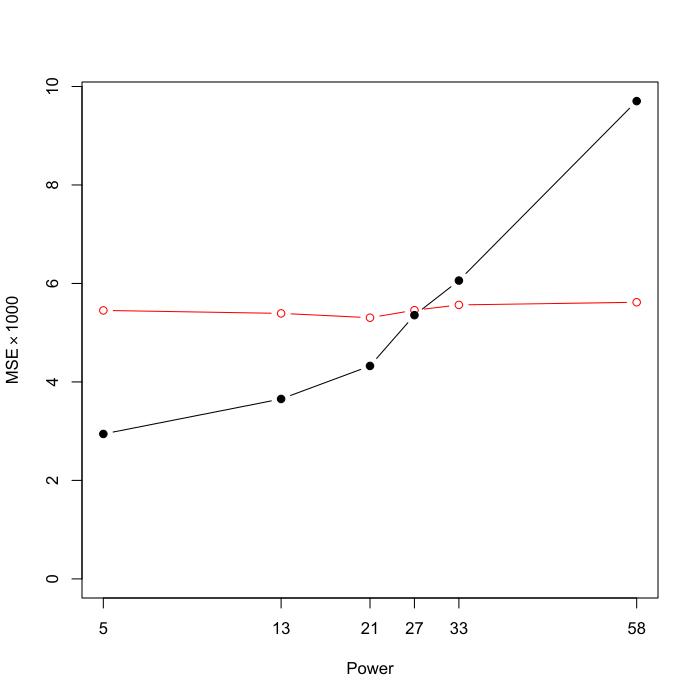

Write R code to recreate this figure.

expit<-function(eta) exp(eta)/(1+exp(eta))


one.sim<-function(beta=0.07,knot=1.8){
df<-data.frame(x=rnorm(1e5))
df$mu<-expit(df$x-5+beta*pmax(df$x-knot,0))
df$y<-rbinom(nrow(df),1,df$mu)

cases<-which(df$y==1)
controls<-sample(which(df$y==0),length(cases))

sdf<-df[c(cases,controls),]
sdf$wt<-ifelse(sdf$y==1,1,sum(df$y==0)/length(cases))

m0<-glm(y~x+I(pmin(x-knot,0)),data=sdf,family=binomial)
m1<-glm(y~x,data=sdf,family=binomial)
m2<-glm(y~x,data=sdf,family=quasibinomial,weights=wt)

c(coef(summary(m0))[3,3],coef(m1)[2],coef(m2)[2])
}


epsilons<-c(0,0.2,0.3,0.35,0.4,0.6)
rr<-lapply(epsilons, function(b) replicate(1000,one.sim(b,knot=1.8)))
errors<-sapply(rr, function(d) c(var(d[3,]),var(d[2,])+(mean(d[3,])-mean(d[2,]))^2))

matplot(epsilons,t(errors),pch=c(19,1),type="b",lty=1,ylim=range(0,errors),ylab="MSE")

kappa<-sapply(rr, function(d) -mean(d[1,])/sd(d[1,]))

power<-pnorm(qnorm(0.05)+pmax(0,kappa))


matplot(epsilons,t(errors)*1000,pch=c(1,19),col=c("red","black"),type="b",lty=1,ylim=range(0,errors*1000),ylab=expression("MSE"%*%1000),xaxt="n",xlab="Power")
axis(1,at=epsilons,labels=round(100*power))

save(epsilons, rr,errors,kappa,power,file="~/nearlytrue-linspline.rda")
